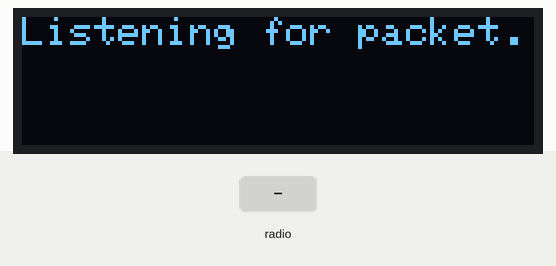
A program run on a simulated CircuitPython board. Parts: 128×32 one-colour display. The test bench sets the inputs (shaded band). No radio messages arrive unless stated (any console line starting 'radio sent:' is added by the test bench).

Above: at 1.2 s.
1.3 s: radio message "1" arrives
At 1.7 s:
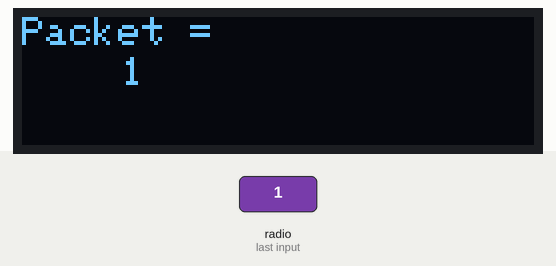
At 3.1 s:
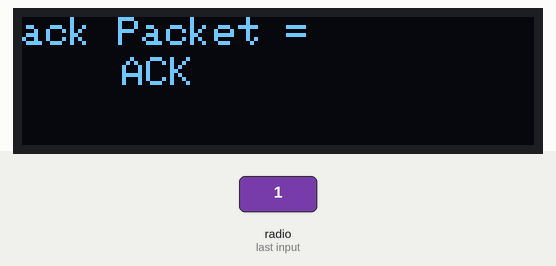
Timing chart, 0 to 4.6 s (numbered marks = the images above; inputs shaded):
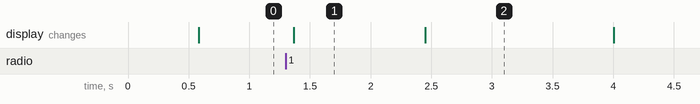

Measured:
- after the input at 1.3 s, the display: changes after 0.07 s (image 1)
- what the display in image 1 shows lasts 1.0 s, from 1.4 s to 2.4 s

The program:

rfm69_rx.py
```python
# RFM69 radio bonnet receiver test
import time
import busio
import board
import adafruit_ssd1306
import adafruit_rfm69
from digitalio import DigitalInOut, Direction, Pull

# Create the I2C interface.
i2c = busio.I2C(board.SCL, board.SDA)

# 128x32 OLED Display
display = adafruit_ssd1306.SSD1306_I2C(128, 32, i2c, addr=0x3c)
# Clear the display.
display.fill(0)
display.show()
width = display.width
height = display.height

# RFM69 Configuration
packet = None
CS = DigitalInOut(board.CE1)
RESET = DigitalInOut(board.D25)
spi = busio.SPI(board.SCK, MOSI=board.MOSI, MISO=board.MISO)
rfm69 = adafruit_rfm69.RFM69(spi, CS, RESET, 433.0)
rfm69.encryption_key = None

while True:
    # initialization
    packetRX = None
    packetTX = None
    display.fill(0)
    display.text('RFM69: init', 0, 0, 1)
    display.fill(0)


    while (packetRX == None):
        packetRX = rfm69.receive()
        display.text('Listening for packet...', 0, 0, 1)
        display.show()

    packet = packetRX
    displayPacket = str(packet, "utf-8")
    display.fill(0)
    display.text('Packet = ', 0, 0, 1)
    display.text(displayPacket, 25, 10, 1)
    display.show()
    time.sleep(1)
    packetTX = bytes("ACK", "utf-8")
    rfm69.send(packetTX)
    packet = packetTX
    displayPacket = str(packet, "utf-8")
    display.fill(0)
    display.text('ack Packet = ', 0, 0, 1)
    display.text(displayPacket, 25, 10, 1)
    display.show()
    time.sleep(1)
```
